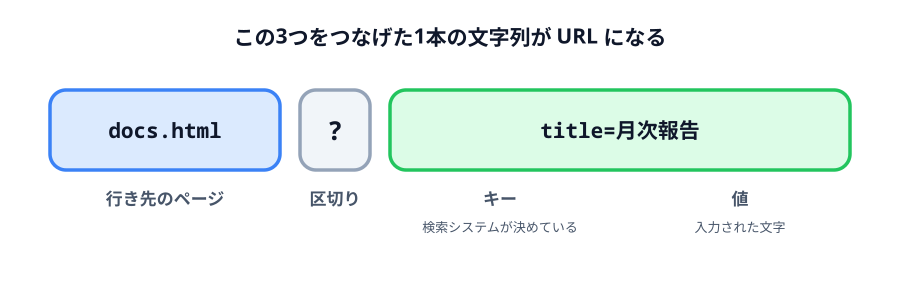

The script that saved this image:
"""2-1 の解説図: URL を「行き先」「?」「キー=値」に分解する。"""

import pathlib
import sys

sys.path.insert(0, str(pathlib.Path.home() / ".claude/skills/genfig"))
from genfig import Canvas  # noqa: E402

c = Canvas(900, 300)

base = c.sticky(50, 90, 230, 80, color="blue")
c.text(165, 138, "docs.html", scale="heading", align="center", font="technical")
c.text(165, 205, "行き先のページ", scale="label", align="center")

mark = c.sticky(300, 90, 70, 80, color="gray")
c.text(335, 140, "?", scale="title", align="center", font="technical")
c.text(335, 205, "区切り", scale="label", align="center")

kv = c.sticky(390, 90, 460, 80, color="green")
c.text(620, 138, "title=月次報告", scale="heading", align="center", font="technical")
c.text(500, 205, "キー", scale="label", align="center")
c.text(740, 205, "値", scale="label", align="center")
c.text(500, 232, "検索システムが決めている", scale="caption", align="center")
c.text(740, 232, "入力された文字", scale="caption", align="center")

c.text(450, 45, "この3つをつなげた1本の文字列が URL になる", scale="heading", align="center")

print(c.save("01-url-parts.svg"))
